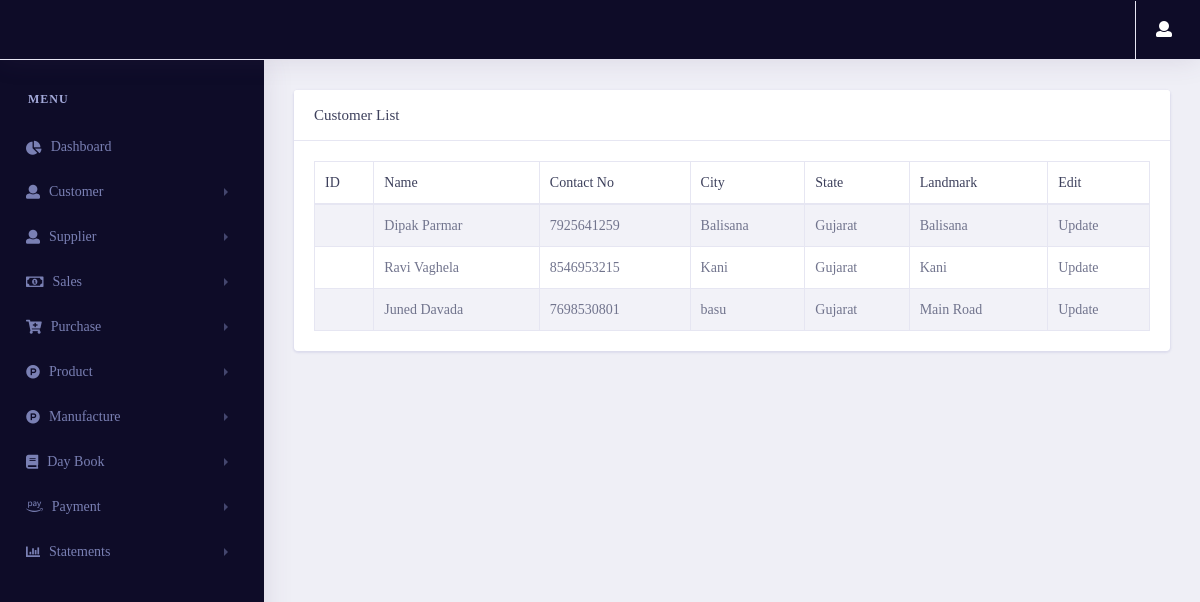
The page /customer/viewcustomer/ (signed in) on the database its author committed.
### customer/models.py (models this page shows, shortened)
class Customer_gst(models.Model):
    customerid = models.CharField(max_length=10, null=True, blank=True)
    fullname = models.CharField(max_length=50)
    email = models.EmailField(max_length=254)
    contactno = models.CharField(max_length=50)
    gst = models.CharField(max_length=50)
    city = models.CharField(max_length=50)
    state = models.CharField(max_length=50)
    landmark = models.CharField(max_length=50)
    id = models.UUIDField(default=uuid.uuid4 , unique=True , primary_key=True , editable=False)

### customer/views.py (the view)
# urls.py: path('viewcustomer/',views.viewcustomer,name="viewcustomer"),
@login_required(login_url='login')
def viewcustomer(request):
    try:
        if request.session['Estimate']:
            customer_data = customer_cache()
        if request.session['GST']:
            customer_data = customer_cache_gst()
        context = {
            'customer_data':customer_data
        }
        return render(request,"customer/viewcustomer.html",context)
    except:
        return redirect('error404')

### Inventory/cache_storage.py (called while the page is built)
def customer_cache():
    cache_key = "customer_data_estimate_cache"
    cache_customer_data = cache.get(cache_key)
    if cache_customer_data is None:
        customer_data = Customer_estimate.objects.all()
        cache.set(cache_key, customer_data , timeout = None)
        print("Customer Non Cahce Data")
    else:
        customer_data = cache_customer_data
        print("Customer Cache Data")
    return customer_data

def customer_cache_gst():
    cache_key = "gst_customer_data_cache"
    cache_customer_data = cache.get(cache_key)
    if cache_customer_data is None:
        customer_data = Customer_gst.objects.all()
        cache.set(cache_key, customer_data, timeout=None)
        print("GST Customer Non Cache Data")
    else:
        customer_data = cache_customer_data
        print("GST Customer Cache Data")
    return customer_data

### customer/templates/customer/viewcustomer.html (shortened to what this page needs)
{% extends 'pages/base.html' %}
{% load static %}
{% load user_auth %}
{% block content %}
<link rel="stylesheet" href="{% static 'vendor/bootstrap/css/bootstrap.min.css' %}">
<link href="{% static 'vendor/fonts/circular-std/style.css' %}" rel="stylesheet">
<link rel="stylesheet" href="{% static 'libs/css/style.css' %}">
<link rel="stylesheet" href="{% static 'vendor/fonts/fontawesome/css/fontawesome-all.css' %}">
<link rel="stylesheet" type="text/css" href="{% static 'vendor/datatables/css/dataTables.bootstrap4.css' %}">
{% if request.session.Estimate %}
<div class="row">
    <div class="col-xl-12 col-lg-12 col-md-12 col-sm-12 col-12">
        <div class="card">
            <h5 class="card-header">Customer List</h5>
            <div class="card-body">
                <div class="table-responsive">
                    <table class="table table-striped table-bordered first" id="example">
                        <thead>
                            <tr>
                                <th>ID</th>
                                <th>Name</th>
                                <th>Contact No</th>
                                <th>City</th>
                                <th>State</th>
                                <th>Landmark</th>
                                <th>Edit</th>
                            </tr>
                        </thead>
                        <tbody>
                        {% for i in customer_data %}
                            <tr>
                                <td>{{i.customer_id}}</td>
                                <td>{{i.fullname}}</td>
                                <td>{{i.contactno}}</td>
                                <td>{{i.city}}</td>
                                <td>{{i.state}}</td>
                                <td>{{i.landmark}}</td>
                                <td>
                                    <a href="/customer/updatecustomer/{{i.id}}">Update</a>
                                </td>
                            </tr>
                        {% endfor %}
                        </tbody>
                    </table>
                </div>
            </div>
        </div>
    </div>
</div>
{% endif %}
{% endblock content %}

### rows shown on the page
Customer_gst: fullname "Dipak Parmar", contactno "7925641259", city "Balisana", state "Gujarat", landmark "Balisana"
Customer_gst: fullname "Ravi Vaghela", contactno "8546953215", city "Kani", state "Gujarat", landmark "Kani"
Customer_gst: fullname "Juned Davada", contactno "7698530801", city "basu", state "Gujarat", landmark "Main Road"
